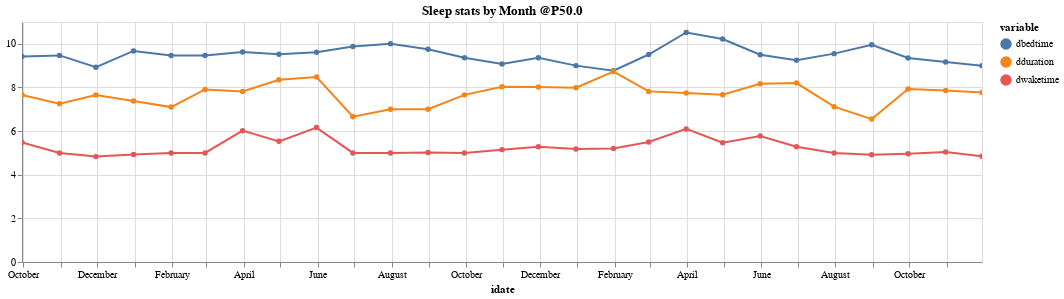
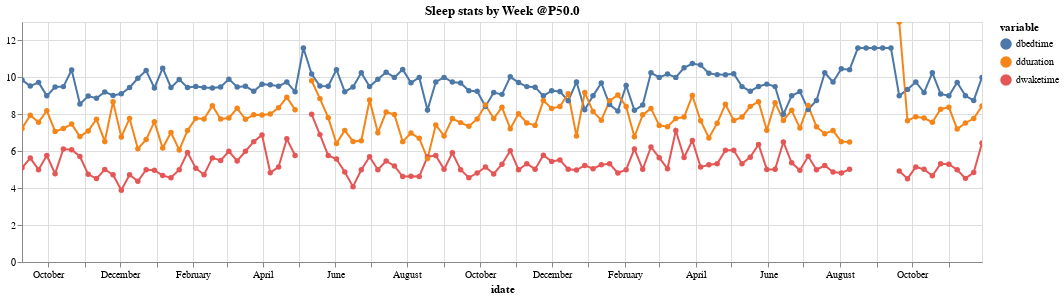
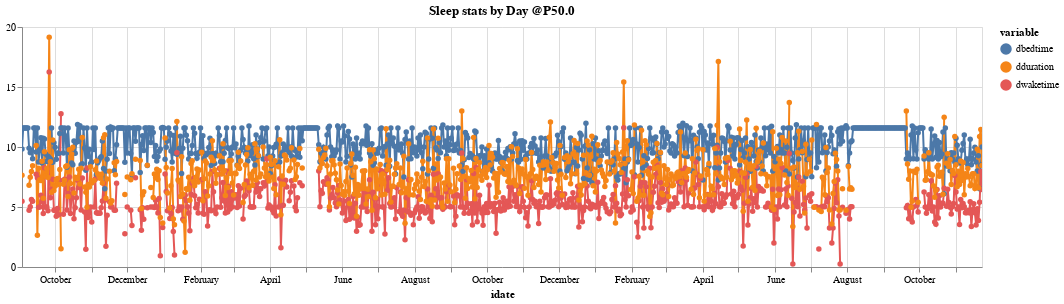

The notebook cell saved with these charts, in order:
### Markdown cell above
# Time Series Analysis using resampling

### Code cell
# fact,domain = "dbedtime", (19,24)
# fact,domain = "dwaketime", (4,9)
fact, domain = "Heartrate", (50, 80)
summary_quantile = 0.5  # 0.5 for median

print("Scroll to see year markers, select in index to zoom in")

for freq in "Month Week".split():
    pd_freq_value = freq[0]  # hack, pandas Freq are D,W,M
    metric = "dbedtime;dwaketime;dduration".split(";")
    to_graph = df.copy()[metric].resample(pd_freq_value)
    to_graph = to_graph.quantile(summary_quantile).reset_index()

    # Convert from PM to AM.
    # Assume if bed time is before 12, it's wrapped to the next day. Clamp it ot midnight
    to_graph.dbedtime = to_graph.dbedtime.apply(lambda x: x - 12 if x > 12 else 11.59)

    # At this point each metric is in its own column
    # melt them into a single 'variable' column so I can use a variable value by color.

    melted = to_graph.melt(
        id_vars=["idate"],
    )
    height_in_inches = 60  # todo figure out how to get this by calculation
    selection = alt.selection_multi(fields=["variable"], bind="legend")
    c = (
        alt.Chart(melted)
        .mark_line(point=True)
        .encode(
            y=alt.Y("value", title="", scale=alt.Scale()),
            x="idate:T",
            color="variable",
            tooltip=["idate:T", "value:Q"],
            opacity=alt.condition(selection, alt.value(1), alt.value(0.2)),
        )
        .properties(
            width=16 * height_in_inches,
            height=4 * height_in_inches,
            title=f"Sleep stats by {freq} @P{summary_quantile*100}",
        )
        .interactive()
    ).add_selection(selection)

    display(c)

### Figure 1 — Vega-Lite specification as saved in the notebook (floating-point values rounded to 4 significant figures)
{"config": {"view": {"continuousWidth": 400, "continuousHeight": 300}}, "data": {"name": "data-1ccddd90646e4db2e9493532248878d7"}, "mark": {"type": "line", "point": true}, "encoding": {"color": {"type": "nominal", "field": "variable"}, "opacity": {"condition": {"value": 1, "selection": "selector004"}, "value": 0.2}, "tooltip": [{"type": "temporal", "field": "idate"}, {"type": "quantitative", "field": "value"}], "x": {"type": "temporal", "field": "idate"}, "y": {"type": "quantitative", "field": "value", "scale": {}, "title": ""}}, "height": 240, "selection": {"selector005": {"type": "interval", "bind": "scales", "encodings": ["x", "y"]}, "selector004": {"type": "multi", "fields": ["variable"], "bind": "legend"}}, "title": "Sleep stats by Month @P50.0", "width": 960, "$schema": "https://vega.github.io/schema/vega-lite/v4.8.1.json", "datasets": {"data-1ccddd90646e4db2e9493532248878d7": [{"idate": "2018-09-30T00:00:00", "variable": "dbedtime", "value": 9.42}, {"idate": "2018-10-31T00:00:00", "variable": "dbedtime", "value": 9.47}, {"idate": "2018-11-30T00:00:00", "variable": "dbedtime", "value": 8.925}, {"idate": "2018-12-31T00:00:00", "variable": "dbedtime", "value": 9.675}, {"idate": "2019-01-31T00:00:00", "variable": "dbedtime", "value": 9.465}, {"idate": "2019-02-28T00:00:00", "variable": "dbedtime", "value": 9.465}, {"idate": "2019-03-31T00:00:00", "variable": "dbedtime", "value": 9.625}, {"idate": "2019-04-30T00:00:00", "variable": "dbedtime", "value": 9.52}, {"idate": "2019-05-31T00:00:00", "variable": "dbedtime", "value": 9.615}, {"idate": "2019-06-30T00:00:00", "variable": "dbedtime", "value": 9.875}, {"idate": "2019-07-31T00:00:00", "variable": "dbedtime", "value": 10.0}, {"idate": "2019-08-31T00:00:00", "variable": "dbedtime", "value": 9.75}, {"idate": "2019-09-30T00:00:00", "variable": "dbedtime", "value": 9.365}, {"idate": "2019-10-31T00:00:00", "variable": "dbedtime", "value": 9.08}, {"idate": "2019-11-30T00:00:00", "variable": "dbedtime", "value": 9.365}, {"idate": "2019-12-31T00:00:00", "variable": "dbedtime", "value": 9.0}, {"idate": "2020-01-31T00:00:00", "variable": "dbedtime", "value": 8.77}, {"idate": "2020-02-29T00:00:00", "variable": "dbedtime", "value": 9.51}, {"idate": "2020-03-31T00:00:00", "variable": "dbedtime", "value": 10.52}, {"idate": "2020-04-30T00:00:00", "variable": "dbedtime", "value": 10.22}, {"idate": "2020-05-31T00:00:00", "variable": "dbedtime", "value": 9.5}, {"idate": "2020-06-30T00:00:00", "variable": "dbedtime", "value": 9.25}, {"idate": "2020-07-31T00:00:00", "variable": "dbedtime", "value": 9.55}, {"idate": "2020-08-31T00:00:00", "variable": "dbedtime", "value": 9.96}, {"idate": "2020-09-30T00:00:00", "variable": "dbedtime", "value": 9.35}, {"idate": "2020-10-31T00:00:00", "variable": "dbedtime", "value": 9.165}, {"idate": "2020-11-30T00:00:00", "variable": "dbedtime", "value": 9.0}, {"idate": "2018-09-30T00:00:00", "variable": "dwaketime", "value": 5.48}, {"idate": "2018-10-31T00:00:00", "variable": "dwaketime", "value": 5.0}, {"idate": "2018-11-30T00:00:00", "variable": "dwaketime", "value": 4.83}, {"idate": "2018-12-31T00:00:00", "variable": "dwaketime", "value": 4.93}, {"idate": "2019-01-31T00:00:00", "variable": "dwaketime", "value": 5.0}, {"idate": "2019-02-28T00:00:00", "variable": "dwaketime", "value": 5.0}, {"idate": "2019-03-31T00:00:00", "variable": "dwaketime", "value": 6.02}, {"idate": "2019-04-30T00:00:00", "variable": "dwaketime", "value": 5.53}, {"idate": "2019-05-31T00:00:00", "variable": "dwaketime", "value": 6.16}, {"idate": "2019-06-30T00:00:00", "variable": "dwaketime", "value": 5.0}, {"idate": "2019-07-31T00:00:00", "variable": "dwaketime", "value": 5.0}, {"idate": "2019-08-31T00:00:00", "variable": "dwaketime", "value": 5.02}, {"idate": "2019-09-30T00:00:00", "variable": "dwaketime", "value": 5.0}, {"idate": "2019-10-31T00:00:00", "variable": "dwaketime", "value": 5.15}, {"idate": "2019-11-30T00:00:00", "variable": "dwaketime", "value": 5.285}, {"idate": "2019-12-31T00:00:00", "variable": "dwaketime", "value": 5.175}, {"idate": "2020-01-31T00:00:00", "variable": "dwaketime", "value": 5.2}, {"idate": "2020-02-29T00:00:00", "variable": "dwaketime", "value": 5.5}, {"idate": "2020-03-31T00:00:00", "variable": "dwaketime", "value": 6.1}, {"idate": "2020-04-30T00:00:00", "variable": "dwaketime", "value": 5.47}, {"idate": "2020-05-31T00:00:00", "variable": "dwaketime", "value": 5.77}, {"idate": "2020-06-30T00:00:00", "variable": "dwaketime", "value": 5.285}, {"idate": "2020-07-31T00:00:00", "variable": "dwaketime", "value": 5.0}, {"idate": "2020-08-31T00:00:00", "variable": "dwaketime", "value": 4.92}, {"idate": "2020-09-30T00:00:00", "variable": "dwaketime", "value": 4.965}, {"idate": "2020-10-31T00:00:00", "variable": "dwaketime", "value": 5.045}, {"idate": "2020-11-30T00:00:00", "variable": "dwaketime", "value": 4.85}, {"idate": "2018-09-30T00:00:00", "variable": "dduration", "value": 7.65}, {"idate": "2018-10-31T00:00:00", "variable": "dduration", "value": 7.25}, {"idate": "2018-11-30T00:00:00", "variable": "dduration", "value": 7.65}, {"idate": "2018-12-31T00:00:00", "variable": "dduration", "value": 7.375}, {"idate": "2019-01-31T00:00:00", "variable": "dduration", "value": 7.1}, {"idate": "2019-02-28T00:00:00", "variable": "dduration", "value": 7.91}, {"idate": "2019-03-31T00:00:00", "variable": "dduration", "value": 7.82}, {"idate": "2019-04-30T00:00:00", "variable": "dduration", "value": 8.35}, {"idate": "2019-05-31T00:00:00", "variable": "dduration", "value": 8.475}, {"idate": "2019-06-30T00:00:00", "variable": "dduration", "value": 6.66}, {"idate": "2019-07-31T00:00:00", "variable": "dduration", "value": 7.0}, {"idate": "2019-08-31T00:00:00", "variable": "dduration", "value": 7.0}, {"idate": "2019-09-30T00:00:00", "variable": "dduration", "value": 7.66}, {"idate": "2019-10-31T00:00:00", "variable": "dduration", "value": 8.03}, {"idate": "2019-11-30T00:00:00", "variable": "dduration", "value": 8.02}, {"idate": "2019-12-31T00:00:00", "variable": "dduration", "value": 7.99}, {"idate": "2020-01-31T00:00:00", "variable": "dduration", "value": 8.73}, {"idate": "2020-02-29T00:00:00", "variable": "dduration", "value": 7.82}, {"idate": "2020-03-31T00:00:00", "variable": "dduration", "value": 7.75}, {"idate": "2020-04-30T00:00:00", "variable": "dduration", "value": 7.67}, {"idate": "2020-05-31T00:00:00", "variable": "dduration", "value": 8.17}, {"idate": "2020-06-30T00:00:00", "variable": "dduration", "value": 8.2}, {"idate": "2020-07-31T00:00:00", "variable": "dduration", "value": 7.12}, {"idate": "2020-08-31T00:00:00", "variable": "dduration", "value": 6.55}, {"idate": "2020-09-30T00:00:00", "variable": "dduration", "value": 7.925}, {"idate": "2020-10-31T00:00:00", "variable": "dduration", "value": 7.86}, {"idate": "2020-11-30T00:00:00", "variable": "dduration", "value": 7.77}]}}

### Figure 2 — Vega-Lite specification as saved in the notebook (floating-point values rounded to 4 significant figures; data arrays with more than 128 entries replaced by an {"elided": "..."} marker saying what was removed)
{"config": {"view": {"continuousWidth": 400, "continuousHeight": 300}}, "data": {"name": "data-050e46af1406dbb1e9e7c309b11396c0"}, "mark": {"type": "line", "point": true}, "encoding": {"color": {"type": "nominal", "field": "variable"}, "opacity": {"condition": {"value": 1, "selection": "selector006"}, "value": 0.2}, "tooltip": [{"type": "temporal", "field": "idate"}, {"type": "quantitative", "field": "value"}], "x": {"type": "temporal", "field": "idate"}, "y": {"type": "quantitative", "field": "value", "scale": {}, "title": ""}}, "height": 240, "selection": {"selector007": {"type": "interval", "bind": "scales", "encodings": ["x", "y"]}, "selector006": {"type": "multi", "fields": ["variable"], "bind": "legend"}}, "title": "Sleep stats by Week @P50.0", "width": 960, "$schema": "https://vega.github.io/schema/vega-lite/v4.8.1.json", "datasets": {"data-050e46af1406dbb1e9e7c309b11396c0": {"elided": "351 records"}}}

### Figure 3 — Vega-Lite specification as saved in the notebook (floating-point values rounded to 4 significant figures; data arrays with more than 128 entries replaced by an {"elided": "..."} marker saying what was removed)
{"config": {"view": {"continuousWidth": 400, "continuousHeight": 300}}, "data": {"name": "data-e3814747e099c61383bf94d3e99c712e"}, "mark": {"type": "line", "point": true}, "encoding": {"color": {"type": "nominal", "field": "variable"}, "opacity": {"condition": {"value": 1, "selection": "selector008"}, "value": 0.2}, "tooltip": [{"type": "temporal", "field": "idate"}, {"type": "quantitative", "field": "value"}], "x": {"type": "temporal", "field": "idate"}, "y": {"type": "quantitative", "field": "value", "scale": {}, "title": ""}}, "height": 240, "selection": {"selector009": {"type": "interval", "bind": "scales", "encodings": ["x", "y"]}, "selector008": {"type": "multi", "fields": ["variable"], "bind": "legend"}}, "title": "Sleep stats by Day @P50.0", "width": 960, "$schema": "https://vega.github.io/schema/vega-lite/v4.8.1.json", "datasets": {"data-e3814747e099c61383bf94d3e99c712e": {"elided": "2439 records"}}}
